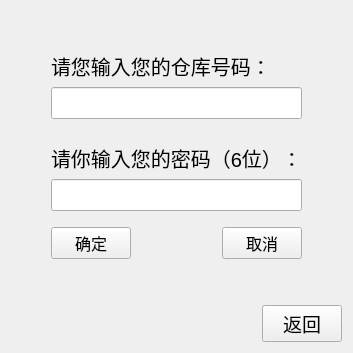
      <widget class="QWidget" name="page_2">
       <layout class="QVBoxLayout" name="verticalLayout_8">
        <item>
         <layout class="QHBoxLayout" name="horizontalLayout_7">
          <item>
           <spacer name="horizontalSpacer_7">
            <property name="orientation">
             <enum>Qt::Horizontal</enum>
            </property>
            <property name="sizeHint" stdset="0">
             <size>
              <width>40</width>
              <height>20</height>
             </size>
            </property>
           </spacer>
          </item>
          <item>
           <layout class="QVBoxLayout" name="verticalLayout_7">
            <item>
             <spacer name="verticalSpacer_7">
              <property name="orientation">
               <enum>Qt::Vertical</enum>
              </property>
              <property name="sizeHint" stdset="0">
               <size>
                <width>20</width>
                <height>40</height>
               </size>
              </property>
             </spacer>
            </item>
            <item>
             <layout class="QVBoxLayout" name="verticalLayout_6">
              <item>
               <layout class="QVBoxLayout" name="verticalLayout_5">
                <item>
                 <layout class="QVBoxLayout" name="verticalLayout_3">
                  <item>
                   <widget class="QLabel" name="label_6">
                    <property name="font">
                     <font>
                      <pointsize>15</pointsize>
                     </font>
                    </property>
                    <property name="text">
                     <string>请您输入您的仓库号码：</string>
                    </property>
                   </widget>
                  </item>
                  <item>
                   <widget class="QLineEdit" name="lineEdit">
                    <property name="font">
                     <font>
                      <pointsize>15</pointsize>
                     </font>
                    </property>
                   </widget>
                  </item>
                 </layout>
                </item>
                <item>
                 <spacer name="verticalSpacer_5">
                  <property name="orientation">
                   <enum>Qt::Vertical</enum>
                  </property>
                  <property name="sizeType">
                   <enum>QSizePolicy::Maximum</enum>
                  </property>
                  <property name="sizeHint" stdset="0">
                   <size>
                    <width>20</width>
                    <height>18</height>
                   </size>
                  </property>
                 </spacer>
                </item>
                <item>
                 <layout class="QVBoxLayout" name="verticalLayout_4">
                  <item>
                   <widget class="QLabel" name="label_7">
                    <property name="font">
                     <font>
                      <pointsize>15</pointsize>
                     </font>
                    </property>
                    <property name="text">
                     <string>请你输入您的密码（6位）：</string>
                    </property>
                   </widget>
                  </item>
                  <item>
                   <widget class="QLineEdit" name="lineEdit_2">
                    <property name="font">
                     <font>
                      <pointsize>15</pointsize>
                     </font>
                    </property>
                   </widget>
                  </item>
                 </layout>
                </item>
               </layout>
              </item>
              <item>
               <spacer name="verticalSpacer_6">
                <property name="orientation">
                 <enum>Qt::Vertical</enum>
                </property>
                <property name="sizeType">
                 <enum>QSizePolicy::Maximum</enum>
                </property>
                <property name="sizeHint" stdset="0">
                 <size>
                  <width>20</width>
                  <height>10</height>
                 </size>
                </property>
               </spacer>
              </item>
              <item>
               <layout class="QHBoxLayout" name="horizontalLayout_5">
                <item>
                 <widget class="QPushButton" name="pushButton_1sure">
                  <property name="font">
                   <font>
                    <pointsize>12</pointsize>
                   </font>
                  </property>
                  <property name="text">
                   <string>确定</string>
                  </property>
                 </widget>
                </item>
                <item>
                 <spacer name="horizontalSpacer_5">
                  <property name="orientation">
                   <enum>Qt::Horizontal</enum>
                  </property>
                  <property name="sizeHint" stdset="0">
                   <size>
                    <width>40</width>
                    <height>20</height>
                   </size>
                  </property>
                 </spacer>
                </item>
                <item>
                 <widget class="QPushButton" name="pushButton_1back">
                  <property name="font">
                   <font>
                    <pointsize>12</pointsize>
                   </font>
                  </property>
                  <property name="text">
                   <string>取消</string>
                  </property>
                 </widget>
                </item>
               </layout>
              </item>
             </layout>
            </item>
            <item>
             <spacer name="verticalSpacer_8">
              <property name="orientation">
               <enum>Qt::Vertical</enum>
              </property>
              <property name="sizeHint" stdset="0">
               <size>
                <width>20</width>
                <height>40</height>
               </size>
              </property>
             </spacer>
            </item>
           </layout>
          </item>
          <item>
           <spacer name="horizontalSpacer_8">
            <property name="orientation">
             <enum>Qt::Horizontal</enum>
            </property>
            <property name="sizeHint" stdset="0">
             <size>
              <width>40</width>
              <height>20</height>
             </size>
            </property>
           </spacer>
          </item>
         </layout>
        </item>
        <item>
         <layout class="QHBoxLayout" name="horizontalLayout_6">
          <item>
           <spacer name="horizontalSpacer_6">
            <property name="orientation">
             <enum>Qt::Horizontal</enum>
            </property>
            <property name="sizeHint" stdset="0">
             <size>
              <width>40</width>
              <height>20</height>
             </size>
            </property>
           </spacer>
          </item>
          <item>
           <widget class="QPushButton" name="pushButton_back1">
            <property name="font">
             <font>
              <pointsize>14</pointsize>
             </font>
            </property>
            <property name="text">
             <string>返回</string>
            </property>
           </widget>
          </item>
         </layout>
        </item>
       </layout>
      </widget>
